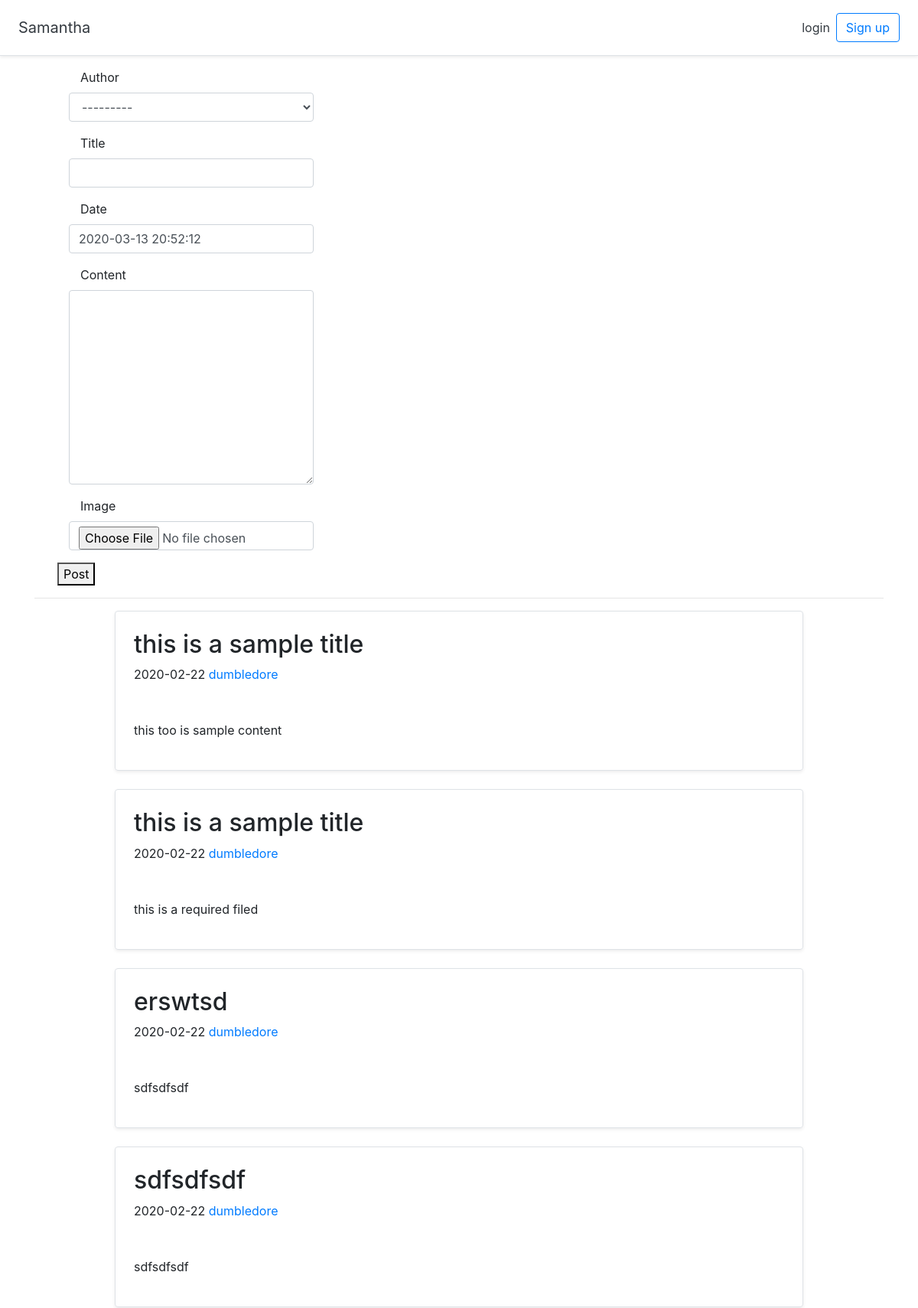
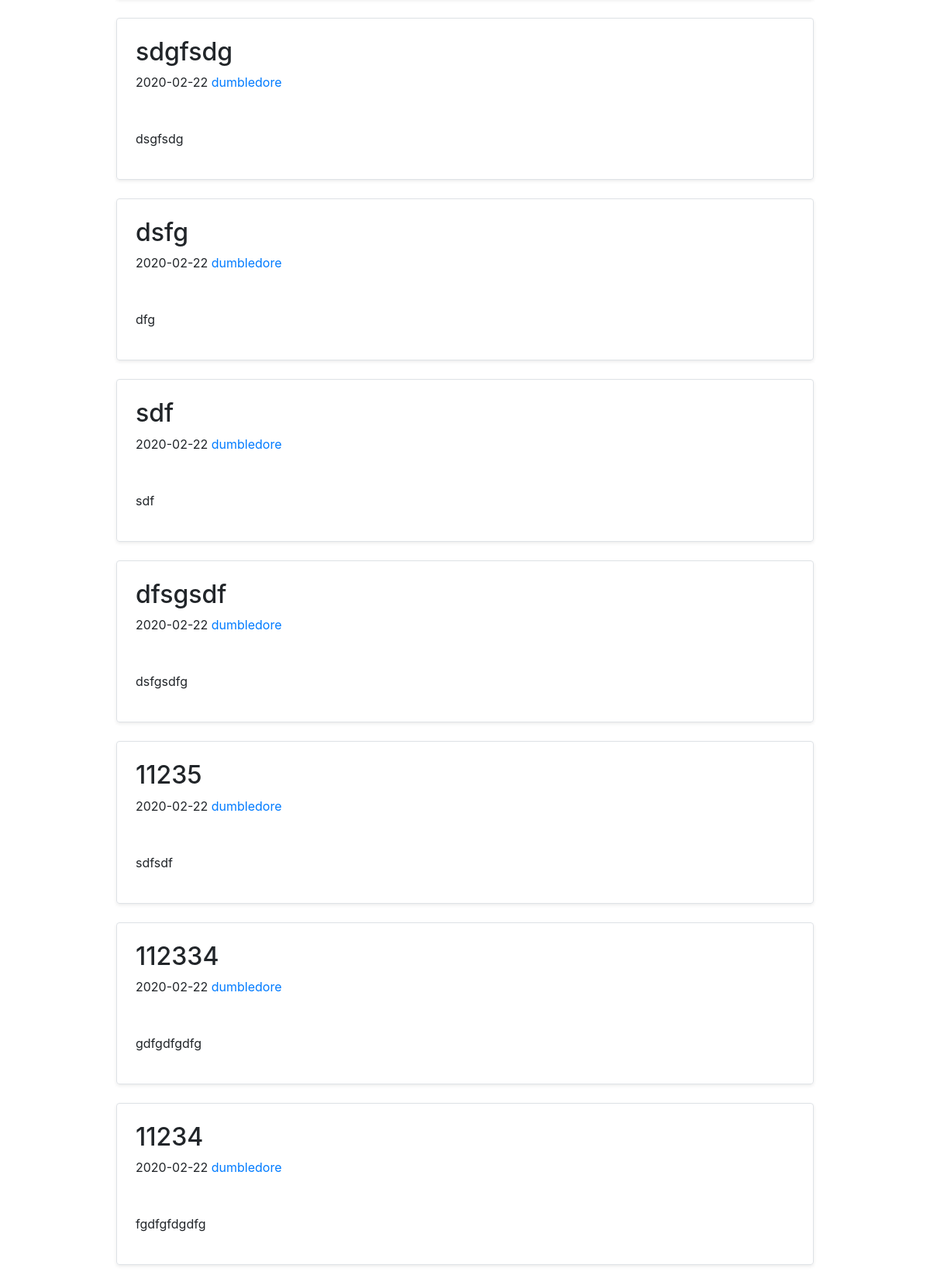
The page / (upper part) on the database its author committed (2 pictures, top to bottom).
### blog/models.py (models this page shows, shortened)
class Post(models.Model):
	author = models.ForeignKey(User, on_delete = models.CASCADE)
	title = models.CharField(max_length=100, blank = True)
	date = models.DateTimeField(default = timezone.now)
	content = models.TextField()
	image = models.ImageField(default='default.jpeg', upload_to='mobile_uploads')

### blog/views.py (the view)
# urls.py: url('',views.indexView)
def indexView(request):
    form = PostForm()
    posts = Post.objects.all()
    return render(request, "blog/index.html", {"form": form, "posts": posts})

### blog/forms.py
class PostForm(forms.ModelForm):
    def __init__(self, *args, **kwargs):
        super(PostForm, self).__init__(*args, **kwargs)
        for name in self.fields.keys():
            self.fields[name].widget.attrs.update({
                'class': 'form-control',
            })
    class Meta:
        model = Post
        fields = ("__all__")

### blog/templates/blog/index.html (shortened to what this page needs)
{% extends "blog/base.html" %}
{% block content %}
	<div class="container-fluid">
	    <form id="post-form">
	        <div class="col">
	            {% for field in form %}
	            <div class="form-group col-4">
	                <label class="col-12">{{ field.label }}</label>
	                {{ field }}
	            </div>
	            {% endfor %}
					<button class= "info">Post</button>
	        </div>
	</div>
	<hr />
	{% for info in posts%}
		<div style="width:900px; margin:0 auto;">
			<div class="col-md-15" id="my_post">
			  <div class="row no-gutters border rounded overflow-hidden flex-md-row mb-4 shadow-sm h-md-250 position-relative">
			    <div class="col p-4 d-flex flex-column position-static">
			      <h2 class="blog-post-title"> {{ info.title }} </h2>
			      <p class="blog-post-meta">{{ info.date | date:"Y-m-d"}}  <a href="#">{{ info.author }}</a></p>
			      <p> {{ info.content }} </p>
			    </div>
			  </div>
			</div>
		</div>
	{% endfor %}
{% endblock content %}

### rows shown on the page
Post: title "this is a sample title", date "2020-02-22", author "dumbledore", content "this too is sample content"
Post: title "this is a sample title", date "2020-02-22", author "dumbledore", content "this is a required filed"
Post: title "erswtsd", date "2020-02-22", author "dumbledore", content "sdfsdfsdf"
Post: title "sdfsdfsdf", date "2020-02-22", author "dumbledore", content "sdfsdfsdf"
Post: title "sdgfsdg", date "2020-02-22", author "dumbledore", content "dsgfsdg"
Post: title "dsfg", date "2020-02-22", author "dumbledore", content "dfg"
Post: title "sdf", date "2020-02-22", author "dumbledore", content "sdf"
Post: title "dfsgsdf", date "2020-02-22", author "dumbledore", content "dsfgsdfg"
Post: title "11235", date "2020-02-22", author "dumbledore", content "sdfsdf"
Post: title "112334", date "2020-02-22", author "dumbledore", content "gdfgdfgdfg"
Post: title "11234", date "2020-02-22", author "dumbledore", content "fgdfgfdgdfg"

### other values the page prints
{{ field.label }} "Author" "Title" "Date" "Content" "Image"
